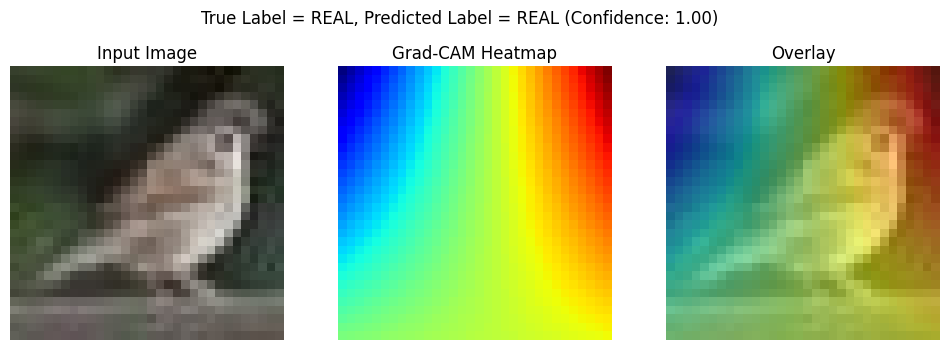
#> input picture Image/3DGrad_CAM1.png, 950 x 350 px, given as the content of the folder /content/cifake-dataset/train/REAL, which was not available
$ jupyter execute --allow-errors CIFAKE-3DCNN.ipynb   (shell and % lines are left out)   (older library calls are emulated)   (text cells are left out)
#> lines starting #> are read from the running program, lines starting #| are printed output that depends on the picture; pictures that were not available may be replaced by others from this repository, and a replacement may not be noted
[cell 1]
# Install the Kaggle library

[cell 2]
from google.colab import files

files.upload()
#> the answer given: 3DGrad_CAM1.png

[cell 3]
import zipfile
import os

# Assuming the downloaded file is cifake-real-and-ai-generated-synthetic-images.zip
zip_file_path = 'cifake-real-and-ai-generated-synthetic-images.zip'
extract_path = 'cifake-dataset'

#> (the rest of this cell did not finish here and is left out)

[cell 4]
import numpy as np
import pandas as pd
import tensorflow as tf
from tensorflow.keras.preprocessing import image_dataset_from_directory
from tensorflow.keras import layers, models
import os
import random
import shutil
import tensorflow_hub as hub
import visualkeras
import matplotlib.pyplot as plt
from sklearn import metrics
from tf_keras_vis.gradcam import Gradcam
from tf_keras_vis.utils.scores import BinaryScore
from tensorflow.keras.preprocessing.image import load_img, img_to_array

train_dir_fake = '/content/cifake-dataset/train/FAKE'
train_dir_real = '/content/cifake-dataset/train/REAL'

[cell 5]
random.seed(2024)
# Prepare training sample directory
os.makedirs('/content/train_sample', exist_ok=True)
os.makedirs('/content/train_sample/FAKE', exist_ok=True)
os.makedirs('/content/train_sample/REAL', exist_ok=True)
# Prepare validation set directory
os.makedirs('/content/validation', exist_ok=True)
os.makedirs('//content/validation/FAKE', exist_ok=True)
os.makedirs('/content/validation/REAL', exist_ok=True)

# Select all training images and shuffle them
train_real_files = [f for f in os.listdir(train_dir_real) if os.path.isfile(os.path.join(train_dir_real, f))]
train_fake_files = [f for f in os.listdir(train_dir_fake) if os.path.isfile(os.path.join(train_dir_fake, f))]
random.shuffle(train_real_files)
random.shuffle(train_fake_files)

# Select 45000 training images per class
sample_real_train = train_real_files[:45000]
sample_fake_train = train_fake_files[:45000]

# Select 5000 validation images per class
sample_real_val = train_real_files[45000:50000]
sample_fake_val = train_fake_files[45000:50000]

# Copy selected images into train_sample directory
for file_name in sample_real_train:
    source_file = os.path.join(train_dir_real, file_name)
    destination_file = os.path.join('/content/train_sample/REAL', file_name)
    shutil.copy(source_file, destination_file)
for file_name in sample_fake_train:
    source_file = os.path.join(train_dir_fake, file_name)
    destination_file = os.path.join('/content/train_sample/FAKE', file_name)
    shutil.copy(source_file, destination_file)

# Also copy into validation directory
for file_name in sample_real_val:
    source_file = os.path.join(train_dir_real, file_name)
    destination_file = os.path.join('/content/validation/REAL', file_name)
    shutil.copy(source_file, destination_file)
for file_name in sample_fake_val:
    source_file = os.path.join(train_dir_fake, file_name)
    destination_file = os.path.join('/content/validation/FAKE', file_name)
    shutil.copy(source_file, destination_file)

#> (a cell that did not finish here is left out)

[cell 7]
import os
import matplotlib.pyplot as plt
import numpy as np

# Define the paths to the directories
train_sample_dir = '/content/train_sample'
validation_dir = '/content/validation'
test_dir_fake = '/content/cifake-dataset/test/FAKE'
test_dir_real = '/content/cifake-dataset/test/REAL'


# Count the number of images in each directory
train_fake_count = len(os.listdir(os.path.join(train_sample_dir, 'FAKE')))
train_real_count = len(os.listdir(os.path.join(train_sample_dir, 'REAL')))
val_fake_count = len(os.listdir(os.path.join(validation_dir, 'FAKE')))
val_real_count = len(os.listdir(os.path.join(validation_dir, 'REAL')))
test_fake_count = len(os.listdir(test_dir_fake))
test_real_count = len(os.listdir(test_dir_real))


# Prepare data for visualization
labels = ['Train (Fake)', 'Train (Real)', 'Validation (Fake)', 'Validation (Real)', 'Test (Fake)', 'Test (Real)']
counts = [train_fake_count, train_real_count, val_fake_count, val_real_count, test_fake_count, test_real_count]

# Create a bar plot
plt.figure(figsize=(12, 7))
plt.bar(labels, counts, color=['skyblue', 'lightgreen', 'salmon', 'gold', 'purple', 'orange'])
plt.ylabel('Number of Images')
plt.title('Distribution of Images in Train, Validation, and Test Sets (by Class)')
plt.xticks(rotation=45, ha='right')
plt.tight_layout()
plt.show()

print(f"Total training images (Fake): {train_fake_count}")
print(f"Total training images (Real): {train_real_count}")
print(f"Total validation images (Fake): {val_fake_count}")
print(f"Total validation images (Real): {val_real_count}")
print(f"Total test images (Fake): {test_fake_count}")
print(f"Total test images (Real): {test_real_count}")

[cell 8]
import matplotlib.pyplot as plt

# Reuse the counts and labels from the previous visualization
labels = ['Train (Fake)', 'Train (Real)', 'Validation (Fake)', 'Validation (Real)', 'Test (Fake)', 'Test (Real)']
counts = [train_fake_count, train_real_count, val_fake_count, val_real_count, test_fake_count, test_real_count]

# Create a pie chart
plt.figure(figsize=(10, 8))
plt.pie(counts, labels=labels, autopct='%1.1f%%', startangle=140, colors=['skyblue', 'lightgreen', 'salmon', 'gold', 'purple', 'orange'])
plt.title('Distribution of Images Across Datasets and Classes')
plt.axis('equal')  # Equal aspect ratio ensures that pie is drawn as a circle.
plt.show()
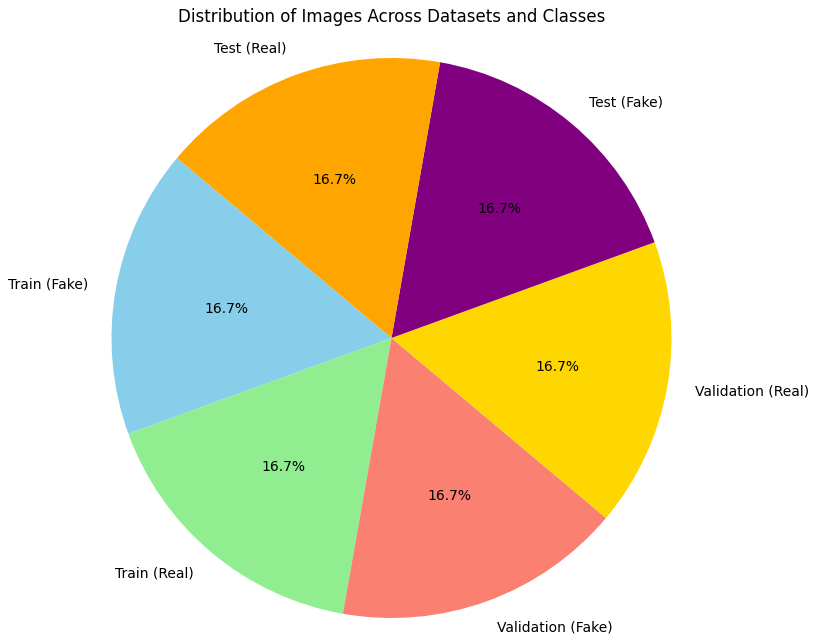
#> figure drawn by matplotlib, 1 panel

[cell 9]
import matplotlib.pyplot as plt
import os
import random
import cv2

# Get a list of all image files in the training set (REAL class)
image_files = [f for f in os.listdir('/content/cifake-dataset/train/REAL') if os.path.isfile(os.path.join('/content/cifake-dataset/train/REAL', f))]

# Select a random image file
random_image_file = random.choice(image_files)
random_image_path = os.path.join('/content/cifake-dataset/train/REAL', random_image_file)

# Apply preprocessing to the selected image
#> (the rest of this cell did not finish here and is left out)

[cell 10]
import cv2
import numpy as np

def preprocess_image(image_path):
    """
    Applies various preprocessing steps to an image.

    Args:
        image_path: The path to the input image file.

    Returns:
        A dictionary containing the results of each preprocessing step.
    """
    # Read the image
    img = cv2.imread(image_path)
    if img is None:
        return None # Return None if the image cannot be read

    # 1. Green Channel Extraction
    green_channel = img[:, :, 1]

    # 2. CLAHE (Contrast Limited Adaptive Histogram Equalization) on Green Channel
    clahe = cv2.createCLAHE(clipLimit=2.0, tileGridSize=(8, 8))
    clahe_green = clahe.apply(green_channel)

    # 3. Gaussian Blur on CLAHE-enhanced green channel
    gaussian_blur = cv2.GaussianBlur(clahe_green, (5, 5), 0)

    # 4. Grayscale Conversion (from original image)
    gray_img = cv2.cvtColor(img, cv2.COLOR_BGR2GRAY)

    # 5. Canny Edge Detection on grayscale image
    canny_edges = cv2.Canny(gray_img, 100, 200) # Adjust thresholds as needed

    # 6. Sobel Filter on grayscale image
    sobelx = cv2.Sobel(gray_img, cv2.CV_64F, 1, 0, ksize=5)
    sobely = cv2.Sobel(gray_img, cv2.CV_64F, 0, 1, ksize=5)
    sobel_magnitude = np.sqrt(sobelx**2 + sobely**2)
    sobel_magnitude = cv2.normalize(sobel_magnitude, None, 0, 255, cv2.NORM_MINMAX, cv2.CV_8U) # Normalize to 0-255

    return {
        'green_channel': green_channel,
        'clahe_green': clahe_green,
        'gaussian_blur': gaussian_blur,
        'grayscale': gray_img,
        'canny_edges': canny_edges,
        'sobel_magnitude': sobel_magnitude
    }

[cell 11]
import os

# Define the base directory for preprocessed data
preprocessed_base_dir = 'preprocessed_cifake_dataset'

# Define the subdirectories for train, validation, and test sets
train_dir = os.path.join(preprocessed_base_dir, 'train')
validation_dir = os.path.join(preprocessed_base_dir, 'validation')
test_dir = os.path.join(preprocessed_base_dir, 'test')

# Create the base directory
os.makedirs(preprocessed_base_dir, exist_ok=True)

# Create the train, validation, and test subdirectories
os.makedirs(train_dir, exist_ok=True)
os.makedirs(validation_dir, exist_ok=True)
os.makedirs(test_dir, exist_ok=True)

# Create the FAKE and REAL subdirectories within each set
os.makedirs(os.path.join(train_dir, 'FAKE'), exist_ok=True)
os.makedirs(os.path.join(train_dir, 'REAL'), exist_ok=True)
os.makedirs(os.path.join(validation_dir, 'FAKE'), exist_ok=True)
os.makedirs(os.path.join(validation_dir, 'REAL'), exist_ok=True)
os.makedirs(os.path.join(test_dir, 'FAKE'), exist_ok=True)
os.makedirs(os.path.join(test_dir, 'REAL'), exist_ok=True)

print("Directory structure created successfully.")

[cell 12]
import os
import cv2

# Define the paths to the original and preprocessed image directories.
original_base_dir = '/content/cifake-dataset'
preprocessed_base_dir = 'preprocessed_cifake_dataset'

# Create a list of tuples: (source directory, destination directory, set name)
directory_map = [
    (os.path.join(original_base_dir, 'train'), os.path.join(preprocessed_base_dir, 'train'), 'train'),
    (os.path.join(original_base_dir, 'test'), os.path.join(preprocessed_base_dir, 'test'), 'test'),
    (os.path.join('/content/validation'), os.path.join(preprocessed_base_dir, 'validation'), 'validation') # Use the created validation set directory
]

# Iterate through the list of directories.
for original_dir, preprocessed_dir, set_name in directory_map:
    print(f"Processing {set_name} set...")
    # Iterate through the 'FAKE' and 'REAL' subdirectories.
    for class_name in ['FAKE', 'REAL']:
        original_class_dir = os.path.join(original_dir, class_name)
        preprocessed_class_dir = os.path.join(preprocessed_dir, class_name)

        # Ensure the preprocessed class directory exists
        os.makedirs(preprocessed_class_dir, exist_ok=True)

        # Iterate through the image files.
        if os.path.exists(original_class_dir):
            for file_name in os.listdir(original_class_dir):
                # For each image file, construct the full path to the original image.
                original_image_path = os.path.join(original_class_dir, file_name)

                # Call the preprocess_image function with the original image path.
                preprocessed_images = preprocess_image(original_image_path)

                # If the preprocessing is successful
                if preprocessed_images is not None:
                    # Iterate through the returned dictionary of preprocessed images.
                    for step_name, processed_image in preprocessed_images.items():
                        # Construct a new file path in the corresponding destination directory
                        base, ext = os.path.splitext(file_name)
                        new_file_name = f"{base}_{step_name}{ext}"
                        new_file_path = os.path.join(preprocessed_class_dir, new_file_name)

                        # Save the preprocessed image to the new file path
                        cv2.imwrite(new_file_path, processed_image)
                else:
                    print(f"Warning: Failed to process image {original_image_path}")
        else:
             print(f"Warning: Original directory not found: {original_class_dir}")

print("Preprocessing complete.")

[cell 13]
import os
from tensorflow.keras.preprocessing import image_dataset_from_directory

# Define the path to the base directory containing the preprocessed images.
preprocessed_base_dir = 'preprocessed_cifake_dataset'

# Load the preprocessed training dataset.
#> (the rest of this cell did not finish here and is left out)

[cell 14]
import os
import matplotlib.pyplot as plt
import numpy as np

# Define the paths to the 'FAKE' and 'REAL' subdirectories within the preprocessed data
preprocessed_train_fake_dir = 'preprocessed_cifake_dataset/train/FAKE'
preprocessed_train_real_dir = 'preprocessed_cifake_dataset/train/REAL'
preprocessed_validation_fake_dir = 'preprocessed_cifake_dataset/validation/FAKE'
preprocessed_validation_real_dir = 'preprocessed_cifake_dataset/validation/REAL'
preprocessed_test_fake_dir = 'preprocessed_cifake_dataset/test/FAKE'
preprocessed_test_real_dir = 'preprocessed_cifake_dataset/test/REAL'

# Count the number of image files in each of these directories
preprocessed_train_fake_count = len(os.listdir(preprocessed_train_fake_dir))
preprocessed_train_real_count = len(os.listdir(preprocessed_train_real_dir))
preprocessed_validation_fake_count = len(os.listdir(preprocessed_validation_fake_dir))
preprocessed_validation_real_count = len(os.listdir(preprocessed_validation_real_dir))
preprocessed_test_fake_count = len(os.listdir(preprocessed_test_fake_dir))
preprocessed_test_real_count = len(os.listdir(preprocessed_test_real_dir))

# Prepare data for the bar plot
labels_bar = ['Preprocessed Train (Fake)', 'Preprocessed Train (Real)',
              'Preprocessed Validation (Fake)', 'Preprocessed Validation (Real)',
              'Preprocessed Test (Fake)', 'Preprocessed Test (Real)']
counts_bar = [preprocessed_train_fake_count, preprocessed_train_real_count,
              preprocessed_validation_fake_count, preprocessed_validation_real_count,
              preprocessed_test_fake_count, preprocessed_test_real_count]

# Create the bar plot
plt.figure(figsize=(14, 8))
plt.bar(labels_bar, counts_bar, color=['skyblue', 'lightgreen', 'salmon', 'gold', 'purple', 'orange'])
plt.ylabel('Number of Images')
plt.title('Distribution of Preprocessed Images in Train, Validation, and Test Sets (by Class)')
plt.xticks(rotation=45, ha='right')
plt.tight_layout()
plt.show()
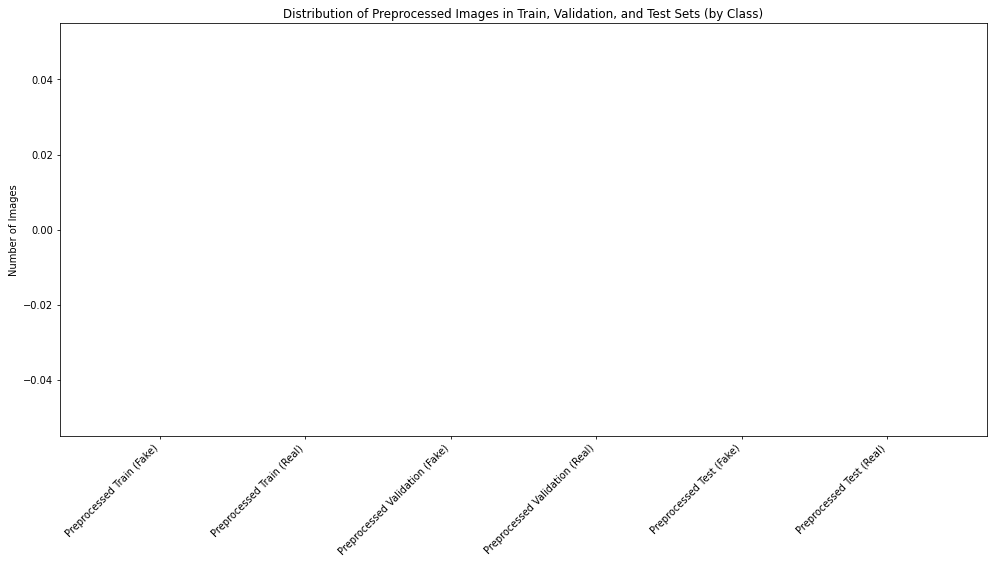
#> figure drawn by matplotlib, 1 panel

# Prepare data for the pie chart
labels_pie = labels_bar # Reuse labels
counts_pie = counts_bar # Reuse counts

# Create the pie chart
plt.figure(figsize=(10, 8))
#> (the rest of this cell did not finish here and is left out)

[cell 15]
import matplotlib.pyplot as plt
import os
import random
import cv2

# Get a list of all image files in the training set (REAL class)
image_files = [f for f in os.listdir('/content/cifake-dataset/train/REAL') if os.path.isfile(os.path.join('/content/cifake-dataset/train/REAL', f))]

# Select a random image file
random_image_file = random.choice(image_files)
random_image_path = os.path.join('/content/cifake-dataset/train/REAL', random_image_file)

# Apply preprocessing to the selected image
preprocessed_images = preprocess_image(random_image_path)
#> in preprocess_image, img is the input picture: shape (350, 950, 3); mean B, G, R 140.2, 177.4, 157.8
#> in preprocess_image (call 2), `green_channel = img[:, :, 1]`:
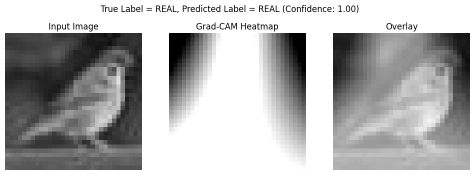
#> green_channel: shape (350, 950) (shown at 1/2 size); min 0, max 255, mean 177.4
#> in preprocess_image (call 2), `clahe_green = clahe.apply(green_channel)`:
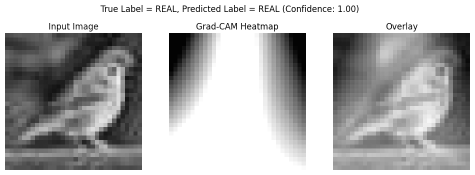
#> clahe_green: shape (350, 950) (shown at 1/2 size); min 2, max 255, mean 178.9
#> in preprocess_image (call 2), `gray_img = cv2.cvtColor(img, cv2.COLOR_BGR2GRAY)`:
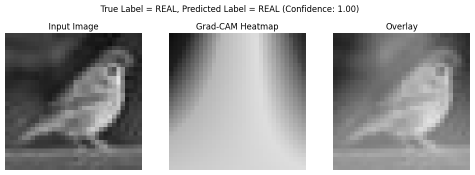
#> gray_img: shape (350, 950) (shown at 1/2 size); min 0, max 255, mean 167.3
#> in preprocess_image (call 2), `canny_edges = cv2.Canny(gray_img, 100, 200)`:
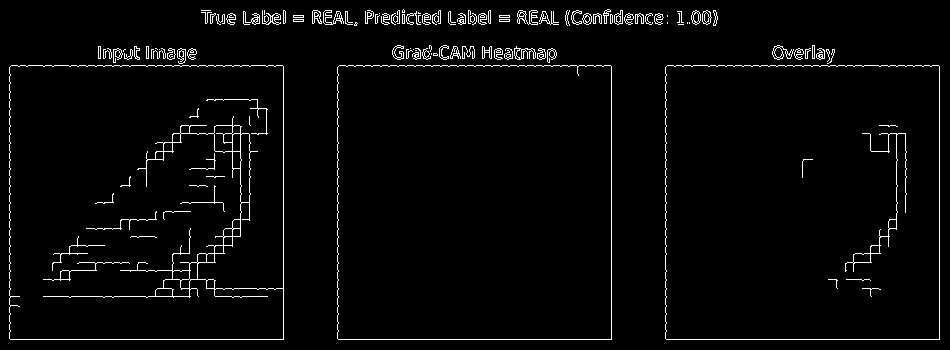
#> canny_edges: shape (350, 950); 3% white in thin lines or dots
#> in preprocess_image (call 2), `sobelx = cv2.Sobel(gray_img, cv2.CV_64F, 1, 0, ksize=5)`:
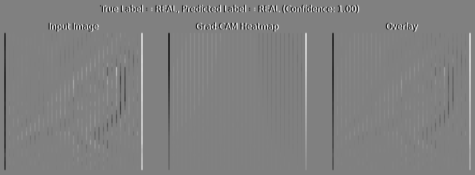
#> sobelx: shape (350, 950) float64 (shown at 1/2 size); min -11635, max 11419, mean 0; drawn with min black and max white
#> in preprocess_image (call 2), `sobely = cv2.Sobel(gray_img, cv2.CV_64F, 0, 1, ksize=5)`:
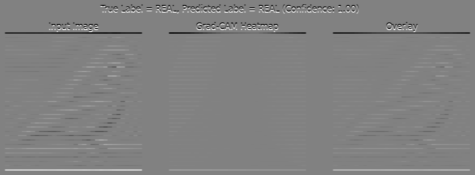
#> sobely: shape (350, 950) float64 (shown at 1/2 size); min -11568, max 11230, mean 0; drawn with min black and max white
#> in preprocess_image (call 2), `sobel_magnitude = np.sqrt(sobelx**2 + sobely**2)`:
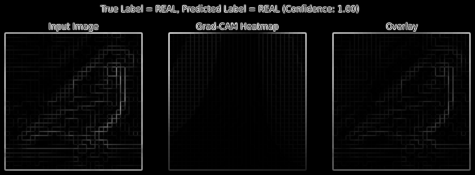
#> sobel_magnitude: shape (350, 950) float64 (shown at 1/2 size); min 0, max 11635, mean 530.8; drawn with min black and max white

if preprocessed_images:
    # Display the original and preprocessed images
    fig, axes = plt.subplots(2, 4, figsize=(20, 10))
    axes = axes.flatten()

    # Display original image
    original_img = cv2.imread(random_image_path)
    axes[0].imshow(cv2.cvtColor(original_img, cv2.COLOR_BGR2RGB))
    axes[0].set_title("Original Image")
    axes[0].axis('off')

    # Display preprocessed images
    for i, (step_name, processed_image) in enumerate(preprocessed_images.items()):
        if len(processed_image.shape) == 2: # Grayscale images
            axes[i + 1].imshow(processed_image, cmap='gray')
        else: # Color images (like green channel, though it will be grayscale visually)
             axes[i + 1].imshow(processed_image, cmap='gray') # Display green channel as grayscale
        axes[i + 1].set_title(step_name.replace('_', ' ').title())
        axes[i + 1].axis('off')

    # Hide any unused subplots
    for j in range(len(preprocessed_images) + 1, len(axes)):
        fig.delaxes(axes[j])

    plt.tight_layout()
    plt.show()
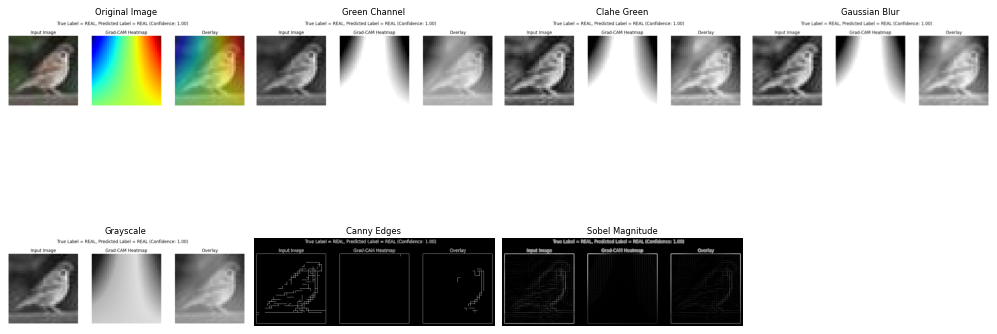
#> figure drawn by matplotlib, 7 panels
else:
    print(f"Failed to process image: {random_image_path}")

[cell 16]
import tensorflow as tf

# Define data augmentation layers based on user's requirements
#> (the rest of this cell did not finish here and is left out)

[cell 17]
import matplotlib.pyplot as plt

# Take one batch of augmented images from the training dataset
#> (the rest of this cell did not finish here and is left out)

[cell 18]
from tensorflow.keras import layers, models
from tensorflow.keras.optimizers import Adam
from tensorflow.keras.metrics import Precision, Recall

# Example input shape: (depth, height, width, channels)
# Update this to your actual data shape
input_shape = (32, 64, 16, 1)

#> (the rest of this cell did not finish here and is left out)

[cell 19]
# Early Stopping
from tensorflow.keras import callbacks
#> (the rest of this cell did not finish here and is left out)

#> (a cell that did not finish here is left out)

[cell 21]
import random
import numpy as np
import tensorflow as tf

# Set random seeds for reproducibility
random.seed(2024)
np.random.seed(2024)
tf.random.set_seed(2024)
#> (this line was passed over: tensorflow is not available in this run)
